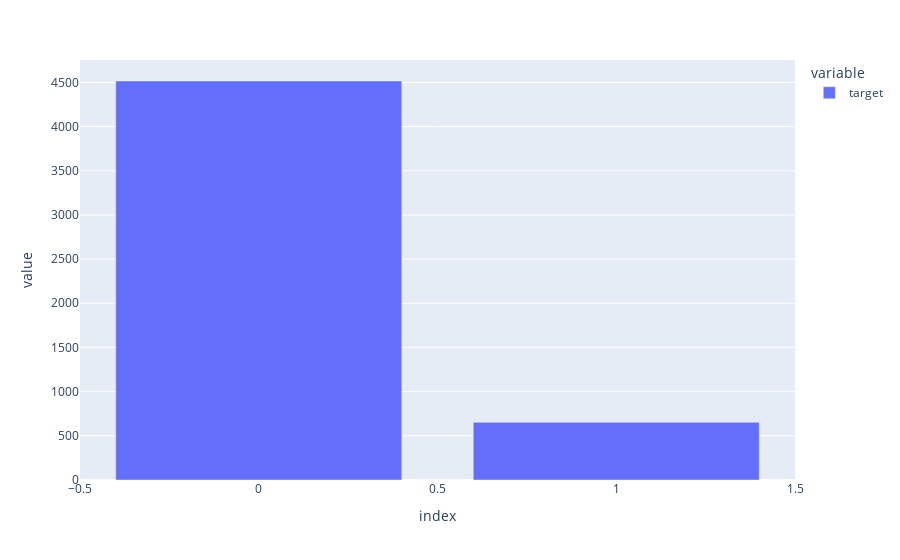

Notebook source saved alongside this figure:
### Code cell
px.bar(df['target'].value_counts())

### Figure 1 — Plotly figure (JSON) as saved in the notebook; plotly's stock layout.template omitted (floating-point values rounded to 4 significant figures)
{"data": [{"alignmentgroup": "True", "hovertemplate": "variable=target<br>index=%{x}<br>value=%{y}<extra></extra>", "legendgroup": "target", "marker": {"color": "#636efa", "pattern": {"shape": ""}}, "name": "target", "offsetgroup": "target", "orientation": "v", "showlegend": true, "textposition": "auto", "type": "bar", "x": [0, 1], "xaxis": "x", "y": [4516, 653], "yaxis": "y"}], "layout": {"barmode": "relative", "legend": {"title": {"text": "variable"}, "tracegroupgap": 0}, "margin": {"t": 60}, "xaxis": {"anchor": "y", "domain": [0, 1], "title": {"text": "index"}}, "yaxis": {"anchor": "x", "domain": [0, 1], "title": {"text": "value"}}}}
